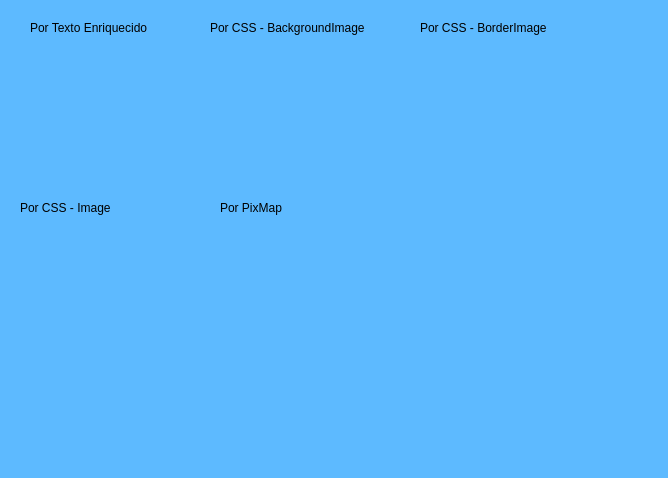
<?xml version="1.0" encoding="UTF-8"?>
<ui version="4.0">
 <class>MainWindow</class>
 <widget class="QMainWindow" name="MainWindow">
  <property name="geometry">
   <rect>
    <x>0</x>
    <y>0</y>
    <width>668</width>
    <height>478</height>
   </rect>
  </property>
  <property name="windowTitle">
   <string>MainWindow</string>
  </property>
  <property name="styleSheet">
   <string notr="true">background-color: rgb(93, 186, 255);</string>
  </property>
  <widget class="QWidget" name="centralwidget">
   <widget class="QLabel" name="label">
    <property name="geometry">
     <rect>
      <x>30</x>
      <y>20</y>
      <width>141</width>
      <height>16</height>
     </rect>
    </property>
    <property name="text">
     <string>Por Texto Enriquecido</string>
    </property>
   </widget>
   <widget class="QLabel" name="label_2">
    <property name="geometry">
     <rect>
      <x>40</x>
      <y>50</y>
      <width>131</width>
      <height>111</height>
     </rect>
    </property>
    <property name="text">
     <string>&lt;html&gt;&lt;head/&gt;&lt;body&gt;&lt;p&gt;&lt;img src=&quot;:/AmongUs/amongBlanco.png&quot;/&gt;&lt;/p&gt;&lt;/body&gt;&lt;/html&gt;</string>
    </property>
   </widget>
   <widget class="QLabel" name="label_3">
    <property name="geometry">
     <rect>
      <x>230</x>
      <y>50</y>
      <width>121</width>
      <height>111</height>
     </rect>
    </property>
    <property name="styleSheet">
     <string notr="true">background-image: url(:/AmongUs/amongBlanco.png);</string>
    </property>
    <property name="text">
     <string>&lt;html&gt;&lt;head/&gt;&lt;body&gt;&lt;p&gt;&lt;br/&gt;&lt;/p&gt;&lt;/body&gt;&lt;/html&gt;</string>
    </property>
   </widget>
   <widget class="QLabel" name="label_4">
    <property name="geometry">
     <rect>
      <x>210</x>
      <y>20</y>
      <width>181</width>
      <height>16</height>
     </rect>
    </property>
    <property name="text">
     <string>Por CSS - BackgroundImage</string>
    </property>
   </widget>
   <widget class="QLabel" name="label_5">
    <property name="geometry">
     <rect>
      <x>450</x>
      <y>50</y>
      <width>121</width>
      <height>111</height>
     </rect>
    </property>
    <property name="styleSheet">
     <string notr="true">border-image: url(:/AmongUs/amongBlanco.png);</string>
    </property>
    <property name="text">
     <string>&lt;html&gt;&lt;head/&gt;&lt;body&gt;&lt;p&gt;&lt;br/&gt;&lt;/p&gt;&lt;/body&gt;&lt;/html&gt;</string>
    </property>
   </widget>
   <widget class="QLabel" name="label_6">
    <property name="geometry">
     <rect>
      <x>420</x>
      <y>20</y>
      <width>181</width>
      <height>16</height>
     </rect>
    </property>
    <property name="text">
     <string>Por CSS - BorderImage</string>
    </property>
   </widget>
   <widget class="QLabel" name="label_7">
    <property name="geometry">
     <rect>
      <x>20</x>
      <y>230</y>
      <width>141</width>
      <height>111</height>
     </rect>
    </property>
    <property name="styleSheet">
     <string notr="true">image: url(:/AmongUs/amongBlanco.png);</string>
    </property>
    <property name="text">
     <string>&lt;html&gt;&lt;head/&gt;&lt;body&gt;&lt;p&gt;&lt;br/&gt;&lt;/p&gt;&lt;/body&gt;&lt;/html&gt;</string>
    </property>
   </widget>
   <widget class="QLabel" name="label_8">
    <property name="geometry">
     <rect>
      <x>20</x>
      <y>200</y>
      <width>181</width>
      <height>16</height>
     </rect>
    </property>
    <property name="text">
     <string>Por CSS - Image</string>
    </property>
   </widget>
   <widget class="QLabel" name="label_9">
    <property name="geometry">
     <rect>
      <x>220</x>
      <y>200</y>
      <width>181</width>
      <height>16</height>
     </rect>
    </property>
    <property name="text">
     <string>Por PixMap</string>
    </property>
   </widget>
   <widget class="QLabel" name="label_10">
    <property name="geometry">
     <rect>
      <x>220</x>
      <y>230</y>
      <width>131</width>
      <height>111</height>
     </rect>
    </property>
    <property name="styleSheet">
     <string notr="true"/>
    </property>
    <property name="text">
     <string/>
    </property>
    <property name="pixmap">
     <pixmap resource="recursos.qrc">:/AmongUs/amongBlanco.png</pixmap>
    </property>
    <property name="scaledContents">
     <bool>true</bool>
    </property>
   </widget>
  </widget>
  <widget class="QMenuBar" name="menubar">
   <property name="geometry">
    <rect>
     <x>0</x>
     <y>0</y>
     <width>668</width>
     <height>24</height>
    </rect>
   </property>
  </widget>
  <widget class="QStatusBar" name="statusbar"/>
 </widget>
 <resources>
  <include location="recursos.qrc"/>
 </resources>
 <connections/>
</ui>
